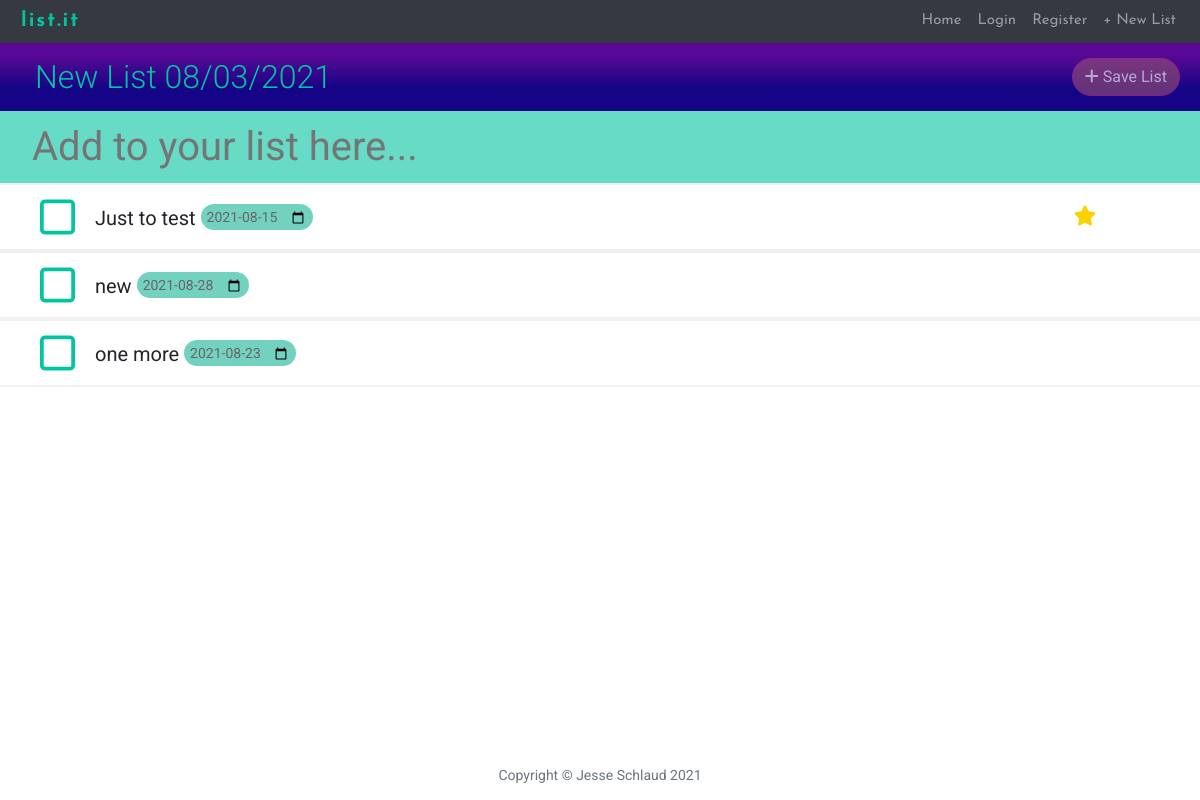
/68Yaqrmm5o, run on the app's committed database.
### main.py (models this page shows)
class List(db.Model):
    __tablename__ = "lists"
    id = db.Column(db.Integer, primary_key=True)
    url_key = db.Column(db.String(250), nullable=False, unique=True)
    name = db.Column(db.String(250), nullable=False)
    items = relationship("ListItem", back_populates="parent_list")
    user = relationship("User", back_populates="lists")
    user_id = db.Column(db.Integer, db.ForeignKey("users.id"))

class ListItem(db.Model):
    __tablename__ = "items"
    id = db.Column(db.Integer, primary_key=True)
    name = db.Column(db.String(250), nullable=False)
    due_date = db.Column(db.String(250), nullable=True)
    complete = db.Column(db.Boolean)
    star = db.Column(db.Boolean)
    parent_list = relationship("List", back_populates="items")
    list_id = db.Column(db.Integer, db.ForeignKey("lists.id"))

### main.py (the view)
@app.route("/<url_key>", methods=["GET", "POST"])
def home(url_key):
    list = List.query.filter_by(url_key=url_key).first()
    return render_template("newindex.html", list=list, url_key=url_key)

### main.py (called while the page is built)
@app.context_processor
def inject_now():
    return {'current_year': datetime.date.today().strftime("%Y"),
            'current_date': datetime.date.today().strftime("%Y-%m-%d")}

### templates/newindex.html (shortened to what this page needs)
{% include 'header.html' %}
<div id="listDisplay">
    <div class="item-align">
        <div id="listName" class="item-align">
            <form action="{{ url_for('new_name', url_key=list.url_key) }}" method="post">
                <h2 data-editable class="lnameh2">{{list.name}}</h2>
            </form>
        </div>
        <div align="right">
            {% if list.user_id %}
            {% elif not current_user.is_authenticated: %}
            <span class="d-inline-block" data-toggle="popover" data-trigger="hover"
                  data-content="Please login or register to save.">
                <a class="btn btn-primary disabled list-save" href="{{ url_for('save_list', url_key=list.url_key) }}">
                    <i class="fas fa-plus"></i> Save List
                </a>
            </span>
            {% endif %}
        </div>
    </div>
</div>
<div id="newItem">
    <form name="itemform" action="{{ url_for('new_item', url_key=list.url_key) }}" method="post">
        <input class="no_border" placeholder="Add to your list here..." name="item" maxlength="40">
    </form>
</div>
<ul class="list-group" id="listItems">
    {% for item in list.items: %}
    {% if item.star and not item.complete: %}
    <form action="{{ url_for('new_date', id=item.id, url_key=list.url_key) }}" class="date-form" method="post"
          autocomplete="off">
        <li class="list-group-item">
            <div class="item-align">
                <div>
                    <a href="{{ url_for('complete', url_key=list.url_key, id=item.id)}}">
                            <span class="change-check">
                            <i class="far fa-square check"></i>
                            </span>
                    </a>
                    <span class="name-date">
                        <p class="item-name">{{ item.name }}</p>
                        {% if not item.due_date %}
                            <div class="date-border">
                                <p>No due date</p>
                                <input class="no_border" id="dueDate{{ item.id }}" name="due_date"
                                       placeholder="No due date" type="date" onchange="this.form.submit()"/>
                            </div>
                                {% else: %}
                            <div class="date-border">
                                <p>{{ item.due_date }}</p>
                            </div>
                                {% endif %}
                        </span>
                </div>
                <div align="right" class="desktop">
                    <div class="star" data-toggle="popover" data-trigger="hover" data-content="Un-star item"
                         data-placement="bottom">
                        <a href="{{ url_for('starred', url_key=list.url_key, id=item.id) }}">
                            <i class="fas fa-star"></i>
                        </a>
                    </div>
                </div>
            </div>
        </li>
    </form>
    {% endif %}
    {% endfor %}
    {% for item in list.items: %}
    {% if not item.complete and not item.star: %}
    <form action="{{ url_for('new_date', id=item.id, url_key=list.url_key) }}" class="date-form" method="post" autocomplete="off" id="dateForm">
        <li class="list-group-item">
            <div class="item-align">
                <div>
                    <a href="{{ url_for('complete', url_key=list.url_key, id=item.id)}}">
                            <span class="change-check">
                            <i class="far fa-square check"></i>
                            </span>
                    </a>
                    <div class="name-date">
                        <p class="item-name">{{ item.name }}</p>
                                {% if not item.due_date %}
                            <div class="date-border">
                                <p>No due date</p>
                                <input class="no_border" id="dueDate{{ item.id }}" name="due_date"
                                       placeholder="No due date" type="date" onchange="this.form.submit()"/>
                            </div>
                                {% else: %}
                            <div class="date-border">
                                <p>{{ item.due_date }}</p>
                            </div>
                                {% endif %}
                        </div>
                </div>
            </div>
        </li>
    </form>
    {% endif %}
    {% endfor %}
</ul>
</div>
{% include 'footer.html' %}

### static/css/newstyle.css (style rules this page uses)
html, body { margin:0; padding:0; }
body { font-size: 20px; color: #212529; font-family: 'Roboto', sans-serif; }
p { line-height: 1.5; margin: 30px 0; }
h1, h2, h3, h4, h5, h6 { font-weight: 300; }
#listDisplay { color: white; position: relative; background: rgb(105,48,195); background: rgb(21,4,133); background: linear-gradient(0deg, rgba(21,4,133,1) 33%, rgba(89,9,149,1) 83%); padding: 15px 20px; }
#listDisplay form { margin-bottom:0; padding-left: 15px; }
#listDisplay h2 { margin-bottom:0; }
#newItem { padding-top: 10px; position: relative; padding: 5px 20px; background-color: rgba(3,196,161,0.60); }
#newItem input { border-top-style: hidden; border-right-style: hidden; border-left-style: hidden; border-bottom-style: hidden; background-color: transparent; width: 100% }
@media only screen and (min-width: 651px) { #newItem input { font-size: 40px; } }
#newItem form { padding-left: 10px; margin: 0; }
#listItems { margin-bottom: 80px; }
#listItems a, a:hover, a:focus, a:active { text-decoration: none; color: inherit; }
#listItems i { vertical-align: middle; }
.list-group-item { padding: .75rem 2.5rem; }
#listItems form { margin: 0; }
.item-name { display: inline; }
.name-date { margin-left: 15px; display: inline; }
.name-date p { display: inline-block; margin-top: 2px; margin-bottom: 0px; white-space: nowrap; text-overflow: ellipsis; overflow: hidden; max-width: 35ch; vertical-align: middle; }
.date-border { display: inline; border-radius: 20px; background-color: #73d1c0; color: #666666; padding: 5px 6px; font-size: .7em; height: 25px }
.date-border p { position: absolute; background-color: #73d1c0; z-index: 2; margin-top: 10px; }
.change-check { color: #03C4A1; }
.item-align { display: flex; justify-content: space-between; }
.star { display: inline-block; vertical-align: middle; margin-top: 5px; margin-right: 20px; color: #ffd000; }
.date-form .list-group-item { border-style: solid none; border-color: #f0f0f0; border-width: 2px; }
.login label, h2 { color: #03C4A1; }
.btn-primary { color: #C62A88; background: transparent; border-color: #C62A88; border-radius: 20px; }
.btn-primary.disabled, .btn-primary:disabled { color: white; background-color: #914d76; border-color: #C62A88; }
@media only screen and (min-width: 651px) { .check { font-size: 2em; } }
@media only screen and (min-width: 651px) { .name-date { font-size: 1em; } }
@media only screen and (min-width: 651px) { .desktop { display: inline; } }
@media only screen and (min-width: 651px) { .list-save { display: inline-block; } }

### data on the page
List: name "New List 08/03/2021"
ListItem: name "Just to test", due_date "2021-08-15"
ListItem: name "new", due_date "2021-08-28"
ListItem: name "one more", due_date "2021-08-23"
